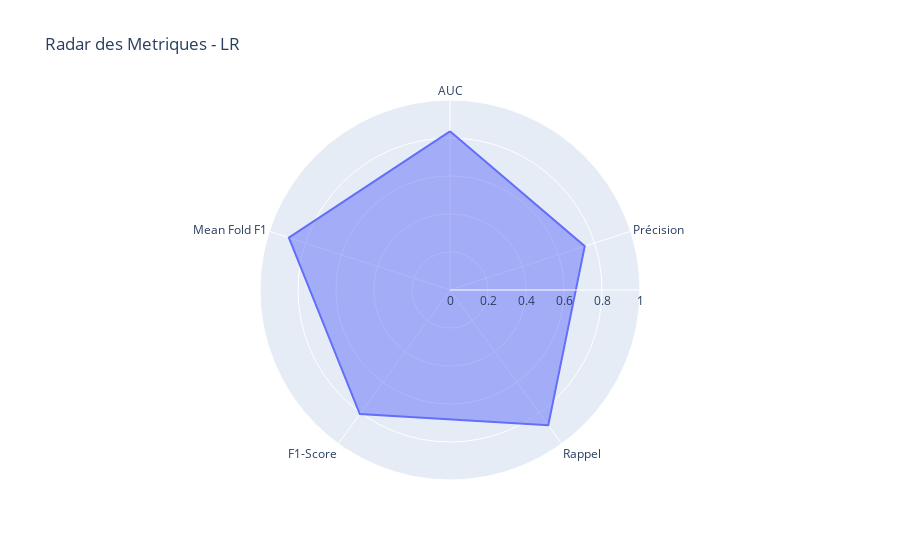
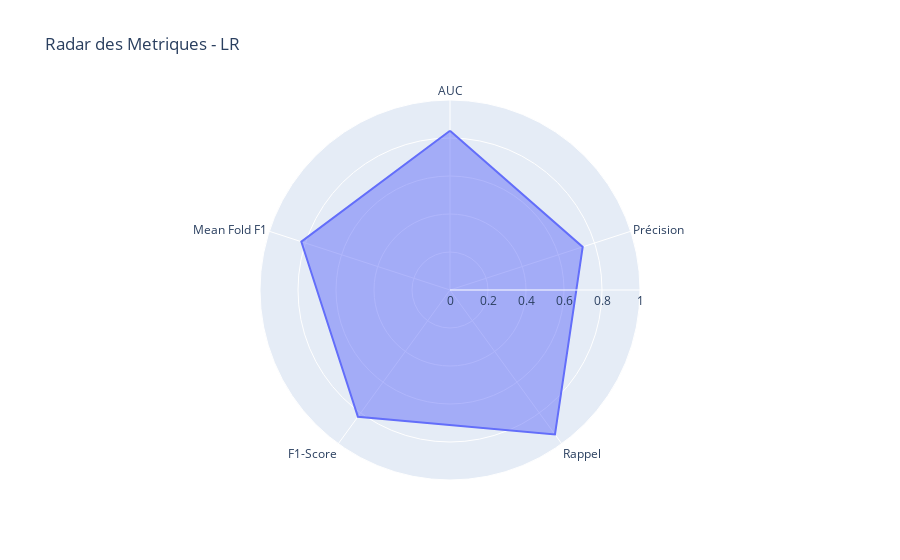

Notebook code for these charts, in order:
### Markdown cell above
> Régression Logistique
***

### Code cell
for red in [True,False] : 
    print(f"------> Reduction = {red}")
    # Récupération des résultats
    results_lr = train_with_calibration("lr",X,y,reduction=red)

    # Stockage des résultats complets
    all_results[f'LR_{red}'] = results_lr

    # Affectation de la ligne dans le dataframe
    report_df.loc[len(report_df)] = ["lr",
                                    results_lr["accuracy"],
                                    results_lr["precision"],
                                    results_lr["recall"], 
                                    results_lr["f1-score"], 
                                    results_lr["auc_calibrated"],
                                    results_lr["best_threshold"],
                                    results_lr["mean_fold_scores"],red]

### Figure 1 — Plotly figure (JSON) as saved in the notebook; plotly's stock layout.template omitted (floating-point values rounded to 4 significant figures)
{"data": [{"fill": "toself", "hovertemplate": "r=%{r}<br>theta=%{theta}<extra></extra>", "legendgroup": "", "line": {"color": "#636efa", "dash": "solid"}, "marker": {"symbol": "circle"}, "mode": "lines", "name": "", "r": [0.8352, 0.7458, 0.88, 0.8073, 0.8918, 0.8352], "showlegend": false, "subplot": "polar", "theta": ["AUC", "Précision", "Rappel", "F1-Score", "Mean Fold F1", "AUC"], "type": "scatterpolar"}], "layout": {"legend": {"tracegroupgap": 0}, "polar": {"angularaxis": {"direction": "clockwise", "rotation": 90}, "domain": {"x": [0, 1], "y": [0, 1]}, "radialaxis": {"range": [0, 1], "visible": true}}, "showlegend": false, "title": {"text": "Radar des Metriques - LR"}}}

### Figure 2 — Plotly figure (JSON) as saved in the notebook; plotly's stock layout.template omitted (floating-point values rounded to 4 significant figures)
{"data": [{"fill": "toself", "hovertemplate": "r=%{r}<br>theta=%{theta}<extra></extra>", "legendgroup": "", "line": {"color": "#636efa", "dash": "solid"}, "marker": {"symbol": "circle"}, "mode": "lines", "name": "", "r": [0.8379, 0.7344, 0.94, 0.8246, 0.8227, 0.8379], "showlegend": false, "subplot": "polar", "theta": ["AUC", "Précision", "Rappel", "F1-Score", "Mean Fold F1", "AUC"], "type": "scatterpolar"}], "layout": {"legend": {"tracegroupgap": 0}, "polar": {"angularaxis": {"direction": "clockwise", "rotation": 90}, "domain": {"x": [0, 1], "y": [0, 1]}, "radialaxis": {"range": [0, 1], "visible": true}}, "showlegend": false, "title": {"text": "Radar des Metriques - LR"}}}
